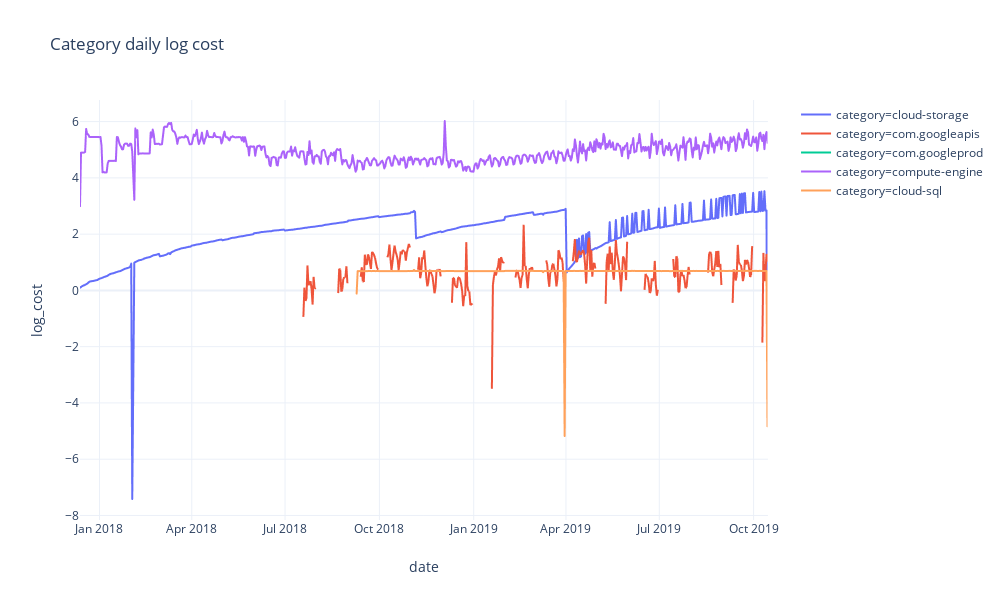

This figure's notebook cell:
### Code cell
pe.line(categories, x='date', y='log_cost', color='category',
        width=width, template=template, title="Category daily log cost")

### Figure 1 — Plotly figure (JSON) as saved in the notebook; plotly's stock layout.template omitted (floating-point values rounded to 4 significant figures; data arrays with more than 128 entries replaced by an {"elided": "..."} marker saying what was removed)
{"data": [{"hoverlabel": {"namelength": 0}, "hovertemplate": "category=cloud-storage<br>date=%{x}<br>log_cost=%{y}", "legendgroup": "category=cloud-storage", "line": {"color": "#636efa", "dash": "solid"}, "mode": "lines", "name": "category=cloud-storage", "showlegend": true, "type": "scattergl", "x": {"elided": "671 str values"}, "xaxis": "x", "y": {"elided": "671 float values"}, "yaxis": "y"}, {"hoverlabel": {"namelength": 0}, "hovertemplate": "category=com.googleapis<br>date=%{x}<br>log_cost=%{y}", "legendgroup": "category=com.googleapis", "line": {"color": "#EF553B", "dash": "solid"}, "mode": "lines", "name": "category=com.googleapis", "showlegend": true, "type": "scattergl", "x": {"elided": "671 str values"}, "xaxis": "x", "y": {"elided": "671 float values"}, "yaxis": "y"}, {"hoverlabel": {"namelength": 0}, "hovertemplate": "category=com.googleprod<br>date=%{x}<br>log_cost=%{y}", "legendgroup": "category=com.googleprod", "line": {"color": "#00cc96", "dash": "solid"}, "mode": "lines", "name": "category=com.googleprod", "showlegend": true, "type": "scattergl", "x": {"elided": "187 str values"}, "xaxis": "x", "y": {"elided": "187 null values"}, "yaxis": "y"}, {"hoverlabel": {"namelength": 0}, "hovertemplate": "category=compute-engine<br>date=%{x}<br>log_cost=%{y}", "legendgroup": "category=compute-engine", "line": {"color": "#ab63fa", "dash": "solid"}, "mode": "lines", "name": "category=compute-engine", "showlegend": true, "type": "scattergl", "x": {"elided": "671 str values"}, "xaxis": "x", "y": {"elided": "671 float values"}, "yaxis": "y"}, {"hoverlabel": {"namelength": 0}, "hovertemplate": "category=cloud-sql<br>date=%{x}<br>log_cost=%{y}", "legendgroup": "category=cloud-sql", "line": {"color": "#FFA15A", "dash": "solid"}, "mode": "lines", "name": "category=cloud-sql", "showlegend": true, "type": "scattergl", "x": {"elided": "402 str values"}, "xaxis": "x", "y": {"elided": "402 float values"}, "yaxis": "y"}], "layout": {"height": 600, "legend": {"tracegroupgap": 0}, "title": {"text": "Category daily log cost"}, "width": 1000, "xaxis": {"anchor": "y", "autorange": true, "domain": [0, 0.98], "range": ["2017-12-13", "2019-10-15"], "title": {"text": "date"}, "type": "date"}, "yaxis": {"anchor": "x", "autorange": true, "domain": [0, 1], "range": [-8.162, 6.768], "title": {"text": "log_cost"}, "type": "linear"}}}
